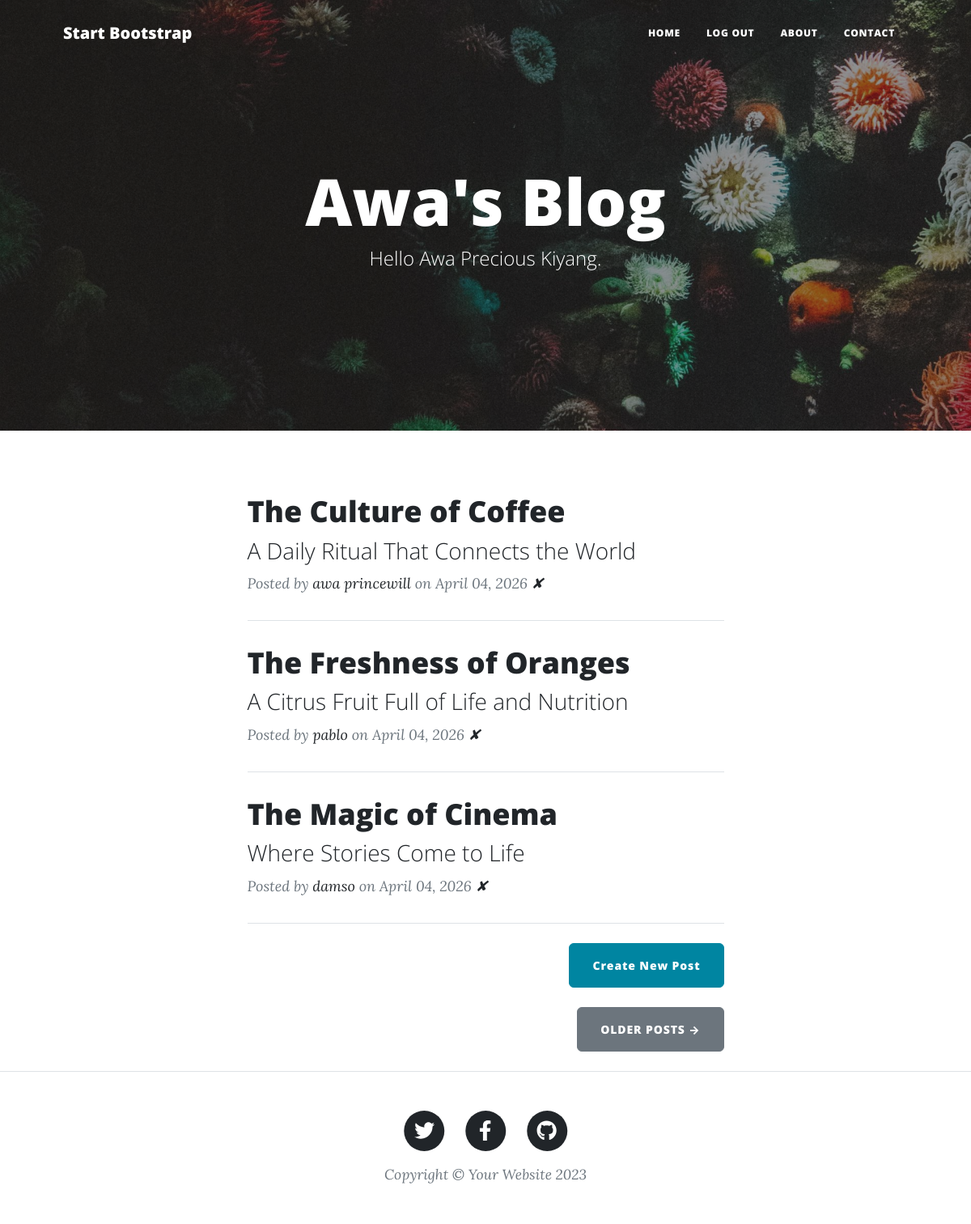
The page / (signed in) on the database its author committed.
### main.py (models this page shows)
class Users(UserMixin, db.Model):
    __tablename__ = "users"  # Define Users model inheriting from UserMixin
    id: Mapped[int] = mapped_column(Integer, primary_key=True)  # Primary key ID
    email: Mapped[str]= mapped_column(String(100), unique=True, nullable=False)  # Unique email
    password: Mapped[str] = mapped_column(String(1000), nullable=False)  # Hashed password
    name: Mapped[str] = mapped_column(String(250), nullable=False)  # User name
    posts = db.relationship("BlogPost", backref="author", lazy=True)  # Relationship to BlogPost
    comments = db.relationship("Comments", backref="comment_author", lazy=True )

class BlogPost(db.Model):  # Define BlogPost model
    __tablename__ = "blog_posts"  # Set table name
    id: Mapped[int] = mapped_column(Integer, primary_key=True)  # Primary key ID
    title: Mapped[str] = mapped_column(String(250), unique=True, nullable=False)  # Unique title
    subtitle: Mapped[str] = mapped_column(String(250), nullable=False)  # Subtitle
    date: Mapped[str] = mapped_column(String(250), nullable=False)  # Date string
    body: Mapped[str] = mapped_column(Text, nullable=False)  # Post body text
    img_url: Mapped[str] = mapped_column(String(250), nullable=False)  # Image URL
    author_id: Mapped[int] = mapped_column(Integer, ForeignKey("users.id"), nullable=False)  # Foreign key to Users
    comments = db.relationship("Comments", backref="parent_post", lazy=True)

### main.py (the view)
@app.route('/')  # Route for home page
def get_all_posts():
    result = db.session.execute(db.select(BlogPost))  # Query all blog posts
    posts = result.scalars().all()  # Get all posts
    return render_template("index.html", all_posts=posts, islogged_in = current_user.is_authenticated, user= current_user)  # Render index template

### main.py (called while the page is built)
@login_manager.user_loader
def load_user(user_id):
    return db.get_or_404(Users, user_id)  # Load user by ID from database

### templates/index.html
{% include "header.html" %}
<header
  class="masthead"
  style="background-image: url('../static/assets/img/home-bg.jpg')"
>
  <div class="container position-relative px-4 px-lg-5">
    <div class="row gx-4 gx-lg-5 justify-content-center">
      <div class="col-md-10 col-lg-8 col-xl-7">
        <div class="site-heading">
          <h1>Awa's Blog</h1>
          <span class="subheading">Hello {{ user.name }}.</span>
        </div>
      </div>
    </div>
  </div>
</header>
<div class="container px-4 px-lg-5">
  <div class="row gx-4 gx-lg-5 justify-content-center">
    <div class="col-md-10 col-lg-8 col-xl-7">
      {% for post in all_posts %}
      <div class="post-preview">
        <a href="{{ url_for('show_post', post_id=post.id) }}">
          <h2 class="post-title">{{ post.title }}</h2>
          <h3 class="post-subtitle">{{ post.subtitle }}</h3>
        </a>
        <p class="post-meta">
          Posted by
          <a href="#">{{post.author.name}}</a>
          on {{post.date}}
          {% if user.id == 1: %}
            <a href="{{url_for('delete_post', post_id=post.id) }}">✘</a>
          {% endif %}
        </p>
      </div>
      <hr class="my-4" />
      {% endfor %}
      {% if islogged_in %}
        <div class="d-flex justify-content-end mb-4">
          <a
            class="btn btn-primary float-right"
            href="{{url_for('add_new_post')}}"
            >Create New Post</a
          >
        </div>
      {% endif %}
      {% if user.id == 1: %}
        <div class="d-flex justify-content-end mb-4">
          <a class="btn btn-secondary text-uppercase" href="#!">Older Posts →</a>
        </div>
      {% endif %}
    </div>
  </div>
</div>
{% include "footer.html" %}

### rows shown on the page
Users: name "Awa Precious Kiyang"
BlogPost: title "The Culture of Coffee", subtitle "A Daily Ritual That Connects the World", author.name "awa princewill", date "April 04, 2026"
BlogPost: title "The Freshness of Oranges", subtitle "A Citrus Fruit Full of Life and Nutrition", author.name "pablo", date "April 04, 2026"
BlogPost: title "The Magic of Cinema", subtitle "Where Stories Come to Life", author.name "damso", date "April 04, 2026"
